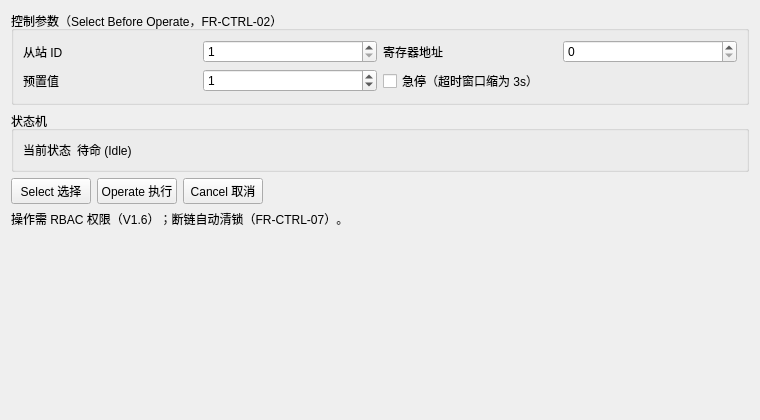
<?xml version="1.0" encoding="UTF-8"?>
<ui version="4.0">
 <class>SBOControlWidget</class>
 <widget class="QWidget" name="SBOControlWidget">
  <property name="geometry">
   <rect>
    <x>0</x>
    <y>0</y>
    <width>760</width>
    <height>420</height>
   </rect>
  </property>
  <layout class="QVBoxLayout" name="rootLayout">
   <item>
    <widget class="QGroupBox" name="grpParams">
     <property name="title">
      <string>控制参数（Select Before Operate，FR-CTRL-02）</string>
     </property>
     <layout class="QGridLayout" name="paramGrid">
      <item row="0" column="0">
       <widget class="QLabel" name="lblSlave">
        <property name="text">
         <string>从站 ID</string>
        </property>
       </widget>
      </item>
      <item row="0" column="1">
       <widget class="QSpinBox" name="spinSlave">
        <property name="minimum">
         <number>1</number>
        </property>
        <property name="maximum">
         <number>23</number>
        </property>
        <property name="value">
         <number>1</number>
        </property>
       </widget>
      </item>
      <item row="0" column="2">
       <widget class="QLabel" name="lblReg">
        <property name="text">
         <string>寄存器地址</string>
        </property>
       </widget>
      </item>
      <item row="0" column="3">
       <widget class="QSpinBox" name="spinReg">
        <property name="maximum">
         <number>65535</number>
        </property>
       </widget>
      </item>
      <item row="1" column="0">
       <widget class="QLabel" name="lblValue">
        <property name="text">
         <string>预置值</string>
        </property>
       </widget>
      </item>
      <item row="1" column="1">
       <widget class="QSpinBox" name="spinValue">
        <property name="maximum">
         <number>65535</number>
        </property>
        <property name="value">
         <number>1</number>
        </property>
       </widget>
      </item>
      <item row="1" column="2" colspan="2">
       <widget class="QCheckBox" name="checkEmergency">
        <property name="text">
         <string>急停（超时窗口缩为 3s）</string>
        </property>
       </widget>
      </item>
     </layout>
    </widget>
   </item>
   <item>
    <widget class="QGroupBox" name="grpState">
     <property name="title">
      <string>状态机</string>
     </property>
     <layout class="QHBoxLayout" name="stateLayout">
      <item>
       <widget class="QLabel" name="lblStateTitle">
        <property name="text">
         <string>当前状态</string>
        </property>
       </widget>
      </item>
      <item>
       <widget class="QLabel" name="lblState">
        <property name="text">
         <string>待命 (Idle)</string>
        </property>
       </widget>
      </item>
      <item>
       <spacer name="stateSpacer">
        <property name="orientation">
         <enum>Qt::Horizontal</enum>
        </property>
        <property name="sizeHint" stdset="0">
         <size>
          <width>40</width>
          <height>20</height>
         </size>
        </property>
       </spacer>
      </item>
     </layout>
    </widget>
   </item>
   <item>
    <layout class="QHBoxLayout" name="btnLayout">
     <item>
      <widget class="QPushButton" name="btnSelect">
       <property name="text">
        <string>Select 选择</string>
       </property>
      </widget>
     </item>
     <item>
      <widget class="QPushButton" name="btnOperate">
       <property name="text">
        <string>Operate 执行</string>
       </property>
      </widget>
     </item>
     <item>
      <widget class="QPushButton" name="btnCancel">
       <property name="text">
        <string>Cancel 取消</string>
       </property>
      </widget>
     </item>
     <item>
      <spacer name="btnSpacer">
       <property name="orientation">
        <enum>Qt::Horizontal</enum>
       </property>
       <property name="sizeHint" stdset="0">
        <size>
         <width>40</width>
         <height>20</height>
        </size>
       </property>
      </spacer>
     </item>
    </layout>
   </item>
   <item>
    <widget class="QLabel" name="lblDetail">
     <property name="text">
      <string>操作需 RBAC 权限（V1.6）；断链自动清锁（FR-CTRL-07）。</string>
     </property>
     <property name="wordWrap">
      <bool>true</bool>
     </property>
    </widget>
   </item>
   <item>
    <spacer name="rootSpacer">
     <property name="orientation">
      <enum>Qt::Vertical</enum>
     </property>
     <property name="sizeHint" stdset="0">
      <size>
       <width>20</width>
       <height>40</height>
      </size>
     </property>
    </spacer>
   </item>
  </layout>
 </widget>
 <resources/>
 <connections/>
</ui>
